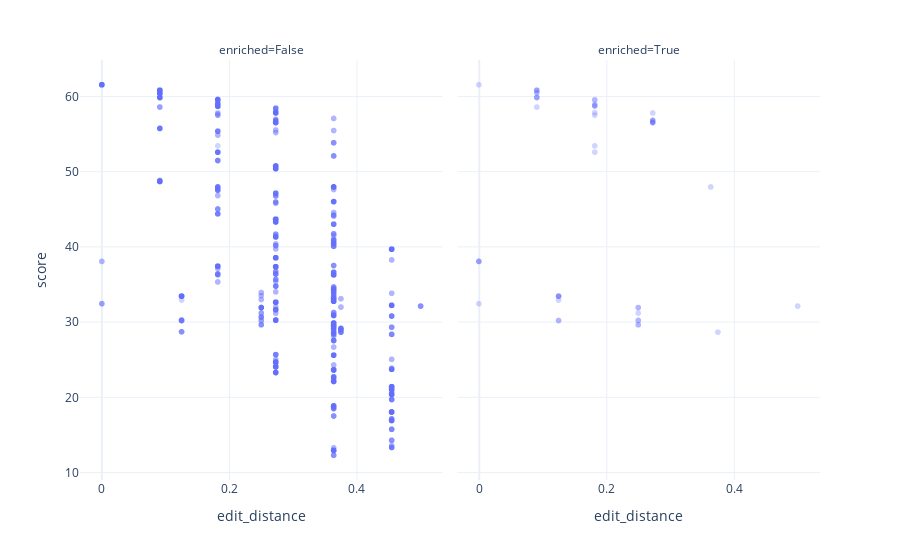

Write notebook code for a chart like this one.
### Code cell
def edit_distance(x):
    
    dist = 0
    for i, aa in enumerate(x.motif_id):
        if aa != x.matched_sequence[i]:
            dist += 1
    
    
    
    return dist / i



tf_10['edit_distance'] = tf_10.apply(lambda x : edit_distance(x), axis = 1)

px.scatter(
    tf_10, x = 'edit_distance', y = 'score',
    facet_col = 'enriched', opacity = 0.3
)

### Figure 1 — Plotly figure (JSON) as saved in the notebook; plotly's stock layout.template omitted (floating-point values rounded to 4 significant figures; data arrays with more than 128 entries replaced by an {"elided": "..."} marker saying what was removed)
{"data": [{"hoverlabel": {"namelength": 0}, "hovertemplate": "enriched=False<br>edit_distance=%{x}<br>score=%{y}", "legendgroup": "", "marker": {"color": "#636efa", "opacity": 0.3, "symbol": "circle"}, "mode": "markers", "name": "", "showlegend": false, "type": "scattergl", "x": {"elided": "2255 float values"}, "xaxis": "x", "y": {"elided": "2255 float values"}, "yaxis": "y"}, {"hoverlabel": {"namelength": 0}, "hovertemplate": "enriched=True<br>edit_distance=%{x}<br>score=%{y}", "legendgroup": "", "marker": {"color": "#636efa", "opacity": 0.3, "symbol": "circle"}, "mode": "markers", "name": "", "showlegend": false, "type": "scattergl", "x": [0, 0.09091, 0.09091, 0.09091, 0.09091, 0.09091, 0.09091, 0.09091, 0.09091, 0.1818, 0.1818, 0.1818, 0.1818, 0.1818, 0.1818, 0.09091, 0.1818, 0.2727, 0.1818, 0.2727, 0.2727, 0.2727, 0.2727, 0.2727, 0.2727, 0.2727, 0.1818, 0.1818, 0.3636, 0, 0, 0, 0.125, 0.125, 0.125, 0.125, 0.125, 0.25, 0.25, 0, 0.5, 0.25, 0.25, 0.25, 0.375, 0.25, 0.25, 0.125, 0.125], "xaxis": "x2", "y": [61.55, 60.82, 60.82, 60.82, 60.48, 60.48, 59.86, 59.86, 59.86, 59.59, 59.5, 58.96, 58.79, 58.79, 58.7, 58.59, 57.86, 57.8, 57.52, 56.8, 56.8, 56.8, 56.54, 56.54, 56.54, 56.54, 53.43, 52.59, 47.96, 38.07, 38.07, 38.07, 33.45, 33.45, 33.45, 33.45, 32.94, 29.65, 29.65, 32.45, 32.13, 31.94, 31.94, 31.21, 28.67, 30.23, 30.23, 30.21, 30.21], "yaxis": "y2"}], "layout": {"annotations": [{"font": {}, "showarrow": false, "text": "enriched=False", "x": 0.245, "xanchor": "center", "xref": "paper", "y": 1, "yanchor": "bottom", "yref": "paper"}, {"font": {}, "showarrow": false, "text": "enriched=True", "x": 0.755, "xanchor": "center", "xref": "paper", "y": 1, "yanchor": "bottom", "yref": "paper"}], "legend": {"tracegroupgap": 0}, "margin": {"t": 60}, "xaxis": {"anchor": "y", "domain": [0, 0.49], "title": {"text": "edit_distance"}}, "xaxis2": {"anchor": "y2", "domain": [0.51, 1], "matches": "x", "title": {"text": "edit_distance"}}, "yaxis": {"anchor": "x", "domain": [0, 1], "title": {"text": "score"}}, "yaxis2": {"anchor": "x2", "domain": [0, 1], "matches": "y", "showticklabels": false}}}
